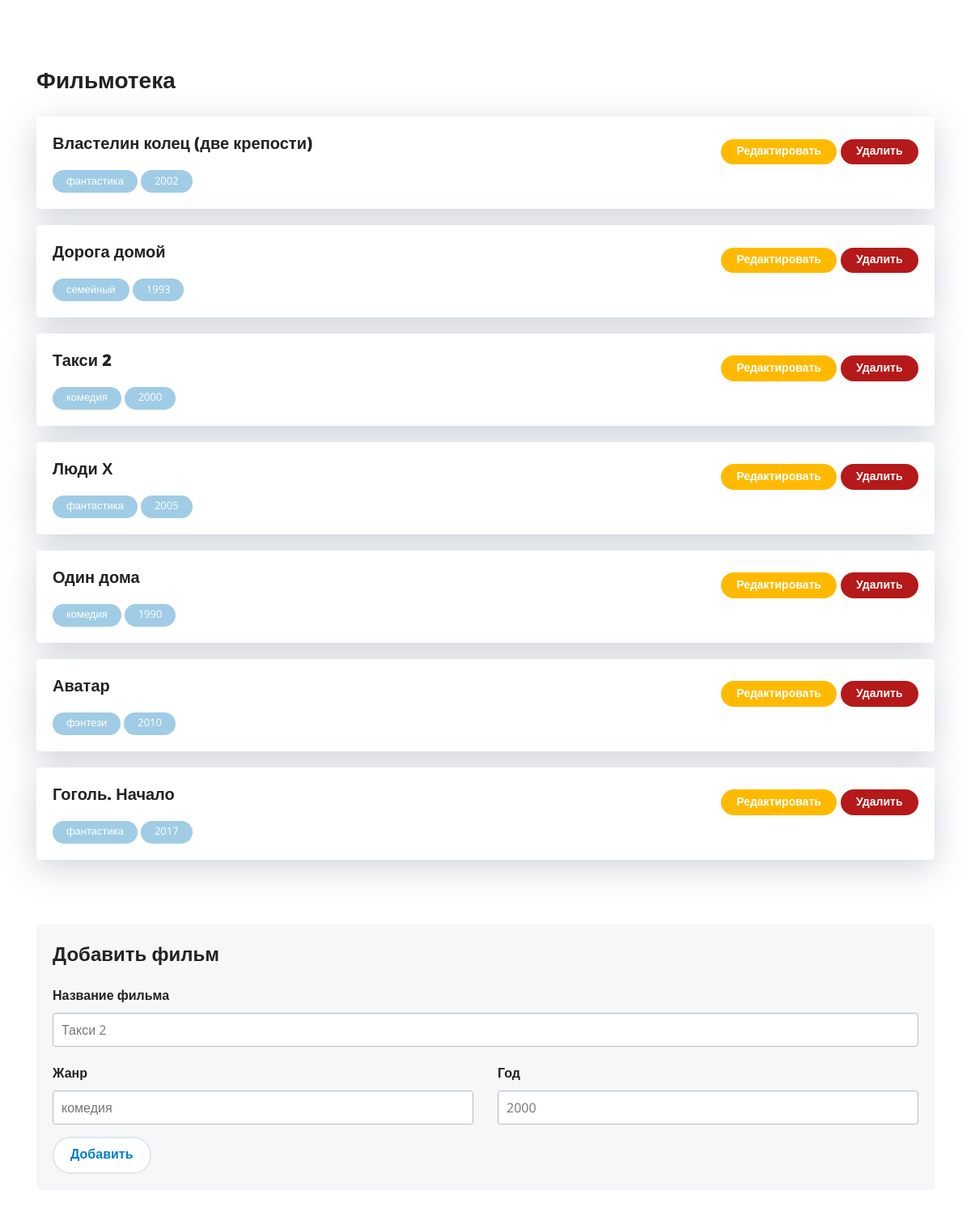
The page / on the database its author committed.
### tables this page shows
CREATE TABLE `films` (
  `id` int(11) NOT NULL,
  `title` text NOT NULL,
  `genre` text NOT NULL,
  `year` int(11) NOT NULL,
  `description` text NOT NULL,
  `photo` char(255) NOT NULL
);

### index.php (the view, shortened to what this page needs)
<?php
	$link = mysqli_connect('localhost', 'root', '', 'filmoteka');
	$query = "SELECT * FROM `films`";
	$films = array();
	if ($result = mysqli_query($link, $query) ) {
		while ( $row = mysqli_fetch_array($result) ) {
			$films[] = $row;
		}
	}
?>
<!DOCTYPE html>
<html lang="ru">
<head>
	<link rel="stylesheet" href="libs/normalize-css/normalize.css" />
	<link rel="stylesheet" href="libs/bootstrap-4-grid/grid.min.css" />
	<link rel="stylesheet" href="libs/jquery-custom-scrollbar/jquery.custom-scrollbar.css" />
	<link rel="stylesheet" href="./css/main.css" />
</head>
<body class="index-page">
	<div class="container user-content section-page">
		<div class="title-1">Фильмотека</div>
		<?php
			foreach ($films as $key => $film) { ?>
		<div class="card mb-20">
			<div class="card__header">
				<h4 class="title-4"><?=$films[$key]['title']?></h4>
				<div>
					<a href="edit.php?id=<?=$films[$key]['id']?>" class="button button--editsmall ">Редактировать</a>
					<a href="?action=delete&id=<?=$films[$key]['id']?>" class="button button--removesmall">Удалить</a>
				</div>
			</div>
			<div class="badge"><?=$films[$key]['genre']?></div>
			<div class="badge"><?=$films[$key]['year']?></div>
		</div>
		<?php }	?>
		<div class="panel-holder mt-80 mb-40">
			<div class="title-3 mt-0">Добавить фильм</div>
			<form action="index.php" method="POST">
				<div class="form-group"><label class="label">Название фильма<input class="input" name="title" type="text" placeholder="Такси 2" /></label></div>
				<div class="row">
					<div class="col">
						<div class="form-group"><label class="label">Жанр<input class="input" name="genre" type="text" placeholder="комедия" /></label></div>
					</div>
					<div class="col">
						<div class="form-group"><label class="label">Год<input class="input" name="year" type="text" placeholder="2000" /></label></div>
					</div>
				</div><input class="button" type="submit" name="add-film" value="Добавить" />
			</form>
		</div>
	</div>
</body>
</html>

### rows shown on the page
films: title "Властелин колец (две крепости)", genre "фантастика", year "2002"
films: title "Дорога домой", genre "семейный", year "1993"
films: title "Такси 2", genre "комедия", year "2000"
films: title "Люди Х", genre "фантастика", year "2005"
films: title "Один дома", genre "комедия", year "1990"
films: title "Аватар", genre "фэнтези", year "2010"
films: title "Гоголь. Начало", genre "фантастика", year "2017"
